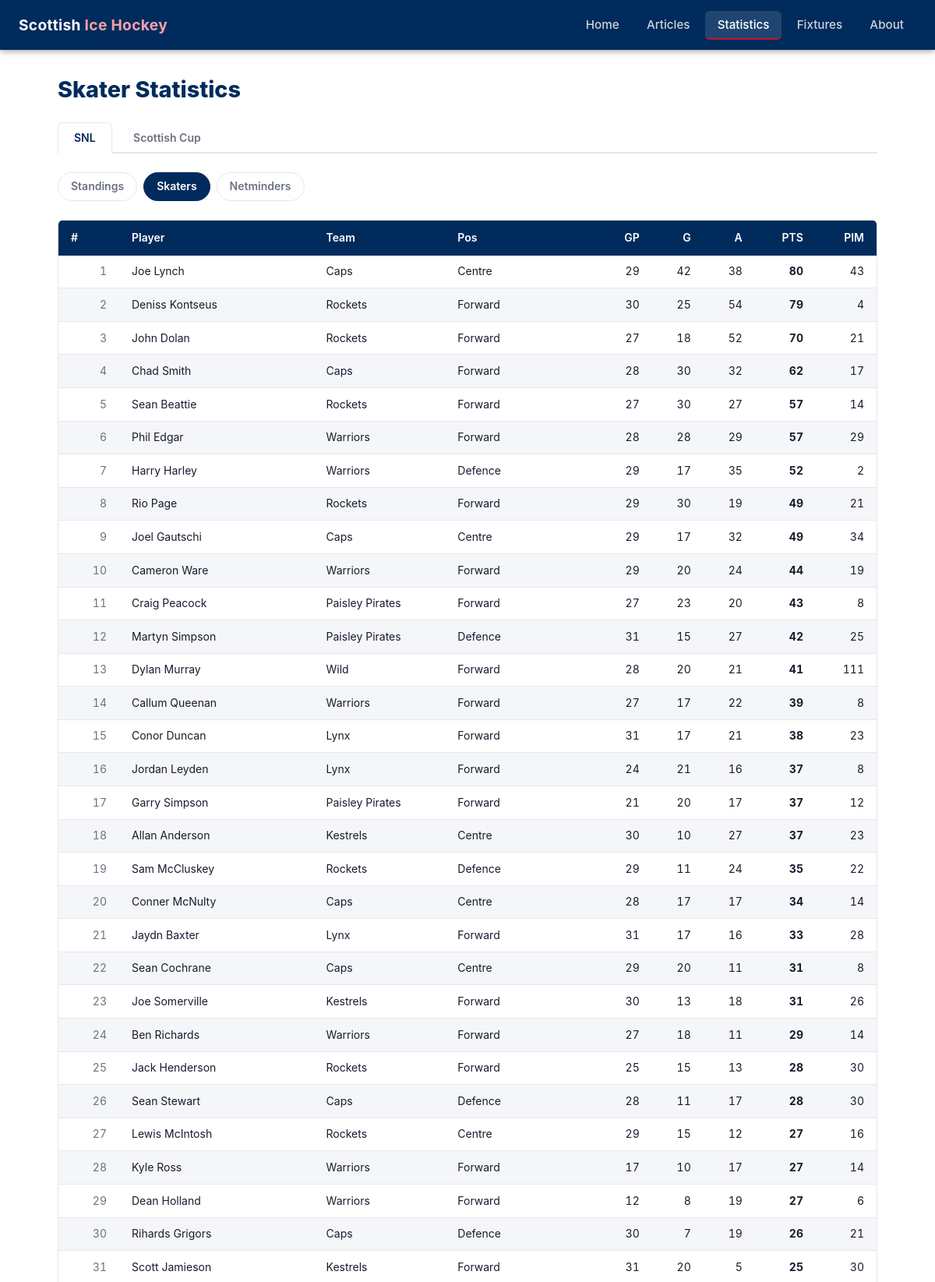
Page /statistics/skaters/ (upper part) on the committed database.
### tables this page shows
CREATE TABLE season_skater_stats (
            id             INTEGER PRIMARY KEY,
            competition_id INTEGER NOT NULL REFERENCES competitions(id),
            player_id      INTEGER NOT NULL REFERENCES players(id),
            team_id        INTEGER NOT NULL REFERENCES teams(id),
            position       TEXT,
            gp             INTEGER,
            goals          INTEGER,
            assists        INTEGER,
            total_points   INTEGER,
            pim            INTEGER,
            scraped_at     TEXT    NOT NULL,
            UNIQUE (competition_id, player_id)
        );

CREATE TABLE players (
            id   INTEGER PRIMARY KEY,
            slug TEXT    NOT NULL UNIQUE,
            name TEXT    NOT NULL
        );

CREATE TABLE teams (
            id   INTEGER PRIMARY KEY,
            slug TEXT    NOT NULL UNIQUE,
            name TEXT    NOT NULL
        );

### web/app.py (the view)
@app.route("/statistics/skaters/")
def stats_skaters():
    comp = request.args.get("comp", "SNL")
    if comp not in COMPETITIONS:
        comp = "SNL"
    skaters = db_queries.get_skater_stats(comp)
    return render_template(
        "stats_skaters.html",
        comp=comp,
        competitions=COMPETITIONS,
        skaters=skaters,
    )

### web/app.py (called while the page is built)
@app.context_processor
def inject_globals():
    return {"current_year": date.today().year}

### web/db_queries.py (called while the page is built)
def get_connection():
    conn = sqlite3.connect(DB_PATH)
    conn.row_factory = sqlite3.Row
    conn.execute("PRAGMA journal_mode=WAL")
    conn.execute("PRAGMA foreign_keys=ON")
    return conn

def get_skater_stats(comp_name="SNL"):
    conn = get_connection()
    try:
        rows = conn.execute(
            """
            SELECT p.name AS player_name, t.name AS team_name,
                   s.position, s.gp, s.goals, s.assists, s.total_points, s.pim
            FROM season_skater_stats s
            JOIN players p ON p.id = s.player_id
            JOIN teams t ON t.id = s.team_id
            JOIN competitions c ON c.id = s.competition_id
            WHERE c.name = ?
            ORDER BY s.total_points DESC, s.goals DESC, s.assists DESC
            """,
            (comp_name,),
        ).fetchall()
        return [dict(r) for r in rows]
    finally:
        conn.close()

### web/templates/stats_skaters.html (shortened to what this page needs)
{% extends "base.html" %}
{% block content %}
<h1 class="page-title">Skater Statistics</h1>
<div class="comp-tabs">
  {% for c in competitions %}
    <a href="{{ url_for('stats_skaters', comp=c) }}"
       class="comp-tab {{ 'active' if c == comp else '' }}">{{ c }}</a>
  {% endfor %}
</div>
<div class="stats-nav">
  <a href="{{ url_for('statistics', comp=comp) }}" class="stats-nav-link">Standings</a>
  <a href="{{ url_for('stats_skaters', comp=comp) }}" class="stats-nav-link active">Skaters</a>
  <a href="{{ url_for('stats_netminders', comp=comp) }}" class="stats-nav-link">Netminders</a>
</div>
{% if skaters %}
  <div class="table-wrapper">
    <table>
      <thead>
        <tr>
          <th>#</th>
          <th>Player</th>
          <th>Team</th>
          <th>Pos</th>
          <th class="num">GP</th>
          <th class="num">G</th>
          <th class="num">A</th>
          <th class="num">PTS</th>
          <th class="num">PIM</th>
        </tr>
      </thead>
      <tbody>
        {% for s in skaters %}
          <tr>
            <td class="num text-muted">{{ loop.index }}</td>
            <td>{{ s.player_name }}</td>
            <td>{{ s.team_name }}</td>
            <td>{{ s.position or '–' }}</td>
            <td class="num">{{ s.gp }}</td>
            <td class="num">{{ s.goals }}</td>
            <td class="num">{{ s.assists }}</td>
            <td class="num"><strong>{{ s.total_points }}</strong></td>
            <td class="num">{{ s.pim }}</td>
          </tr>
        {% endfor %}
      </tbody>
    </table>
  </div>
{% else %}
  <p class="no-data">No skater stats available for {{ comp }}.</p>
{% endif %}
{% endblock %}

### web/static/css/style.css (style rules this page uses)
:root { --primary: #002B5C; --accent: #C8102E; --bg: #ffffff; --bg-subtle: #f4f6f9; --text: #1a1a2e; --text-muted: #6b7280; --border: #e5e7eb; --nav-height: 64px; --radius: 6px; }
*, *::before, *::after { box-sizing: border-box; margin: 0; padding: 0; }
body { font-family: -apple-system, BlinkMacSystemFont, 'Segoe UI', Roboto, sans-serif; color: var(--text); background: var(--bg); line-height: 1.6; min-height: 100vh; display: flex; flex-direction: column; }
a { color: var(--primary); }
h1, h2, h3 { line-height: 1.3; }
.page-title { font-size: 1.8rem; font-weight: 800; color: var(--primary); margin-bottom: 1.5rem; }
.text-muted { color: var(--text-muted); font-size: 0.875rem; }
.table-wrapper { overflow-x: auto; border-radius: var(--radius); border: 1px solid var(--border); margin-bottom: 0.5rem; }
table { width: 100%; border-collapse: collapse; font-size: 0.875rem; }
thead th { background: var(--primary); color: #fff; padding: 0.7rem 1rem; text-align: left; font-weight: 600; white-space: nowrap; }
thead th.num { text-align: right; }
tbody tr:nth-child(even) { background: var(--bg-subtle); }
tbody td { padding: 0.6rem 1rem; border-bottom: 1px solid var(--border); white-space: nowrap; }
tbody td.num { text-align: right; font-variant-numeric: tabular-nums; }
.comp-tabs { display: flex; gap: 0.4rem; border-bottom: 2px solid var(--border); margin-bottom: 1.5rem; }
.comp-tab { padding: 0.5rem 1.25rem; border-radius: var(--radius) var(--radius) 0 0; text-decoration: none; font-weight: 600; font-size: 0.875rem; color: var(--text-muted); border: 1px solid transparent; border-bottom: none; margin-bottom: -2px; transition: color 0.15s; }
.comp-tab.active { background: var(--bg); color: var(--primary); border-color: var(--border); border-bottom-color: var(--bg); }
.stats-nav { display: flex; gap: 0.5rem; margin-bottom: 1.5rem; }
.stats-nav-link { padding: 0.4rem 1rem; border-radius: 20px; text-decoration: none; font-size: 0.875rem; font-weight: 600; color: var(--text-muted); border: 1px solid var(--border); transition: all 0.15s; }
.stats-nav-link.active { background: var(--primary); color: #fff; border-color: var(--primary); }

### rows in the picture
season_skater_stats: player_name "Joe Lynch", team_name "Caps", position "Centre", gp "29", goals "42", assists "38", total_points "80", pim "43"
season_skater_stats: player_name "Deniss Kontseus", team_name "Rockets", position "Forward", gp "30", goals "25", assists "54", total_points "79", pim "4"
season_skater_stats: player_name "John Dolan", team_name "Rockets", position "Forward", gp "27", goals "18", assists "52", total_points "70", pim "21"
season_skater_stats: player_name "Chad Smith", team_name "Caps", position "Forward", gp "28", goals "30", assists "32", total_points "62", pim "17"
season_skater_stats: player_name "Sean Beattie", team_name "Rockets", position "Forward", gp "27", goals "30", assists "27", total_points "57", pim "14"
season_skater_stats: player_name "Phil Edgar", team_name "Warriors", position "Forward", gp "28", goals "28", assists "29", total_points "57", pim "29"
season_skater_stats: player_name "Harry Harley", team_name "Warriors", position "Defence", gp "29", goals "17", assists "35", total_points "52", pim "2"
season_skater_stats: player_name "Rio Page", team_name "Rockets", position "Forward", gp "29", goals "30", assists "19", total_points "49", pim "21"
season_skater_stats: player_name "Joel Gautschi", team_name "Caps", position "Centre", gp "29", goals "17", assists "32", total_points "49", pim "34"
season_skater_stats: player_name "Cameron Ware", team_name "Warriors", position "Forward", gp "29", goals "20", assists "24", total_points "44", pim "19"
season_skater_stats: player_name "Craig Peacock", team_name "Paisley Pirates", position "Forward", gp "27", goals "23", assists "20", total_points "43", pim "8"
season_skater_stats: player_name "Martyn Simpson", team_name "Paisley Pirates", position "Defence", gp "31", goals "15", assists "27", total_points "42", pim "25"
season_skater_stats: player_name "Dylan Murray", team_name "Wild", position "Forward", gp "28", goals "20", assists "21", total_points "41", pim "111"
season_skater_stats: player_name "Callum Queenan", team_name "Warriors", position "Forward", gp "27", goals "17", assists "22", total_points "39", pim "8"
season_skater_stats: player_name "Conor Duncan", team_name "Lynx", position "Forward", gp "31", goals "17", assists "21", total_points "38", pim "23"
season_skater_stats: player_name "Jordan Leyden", team_name "Lynx", position "Forward", gp "24", goals "21", assists "16", total_points "37", pim "8"
season_skater_stats: player_name "Garry Simpson", team_name "Paisley Pirates", position "Forward", gp "21", goals "20", assists "17", total_points "37", pim "12"
season_skater_stats: player_name "Allan Anderson", team_name "Kestrels", position "Centre", gp "30", goals "10", assists "27", total_points "37", pim "23"
season_skater_stats: player_name "Sam McCluskey", team_name "Rockets", position "Defence", gp "29", goals "11", assists "24", total_points "35", pim "22"
season_skater_stats: player_name "Conner McNulty", team_name "Caps", position "Centre", gp "28", goals "17", assists "17", total_points "34", pim "14"
season_skater_stats: player_name "Jaydn Baxter", team_name "Lynx", position "Forward", gp "31", goals "17", assists "16", total_points "33", pim "28"
season_skater_stats: player_name "Sean Cochrane", team_name "Caps", position "Centre", gp "29", goals "20", assists "11", total_points "31", pim "8"
season_skater_stats: player_name "Joe Somerville", team_name "Kestrels", position "Forward", gp "30", goals "13", assists "18", total_points "31", pim "26"
season_skater_stats: player_name "Ben Richards", team_name "Warriors", position "Forward", gp "27", goals "18", assists "11", total_points "29", pim "14"
season_skater_stats: player_name "Jack Henderson", team_name "Rockets", position "Forward", gp "25", goals "15", assists "13", total_points "28", pim "30"
season_skater_stats: player_name "Sean Stewart", team_name "Caps", position "Defence", gp "28", goals "11", assists "17", total_points "28", pim "30"
season_skater_stats: player_name "Lewis McIntosh", team_name "Rockets", position "Centre", gp "29", goals "15", assists "12", total_points "27", pim "16"
season_skater_stats: player_name "Kyle Ross", team_name "Warriors", position "Forward", gp "17", goals "10", assists "17", total_points "27", pim "14"
season_skater_stats: player_name "Dean Holland", team_name "Warriors", position "Forward", gp "12", goals "8", assists "19", total_points "27", pim "6"
season_skater_stats: player_name "Rihards Grigors", team_name "Caps", position "Defence", gp "30", goals "7", assists "19", total_points "26", pim "21"
season_skater_stats: player_name "Scott Jamieson", team_name "Kestrels", position "Forward", gp "31", goals "20", assists "5", total_points "25", pim "30"

### other values in the picture
{{ c }} "SNL" "Scottish Cup"
